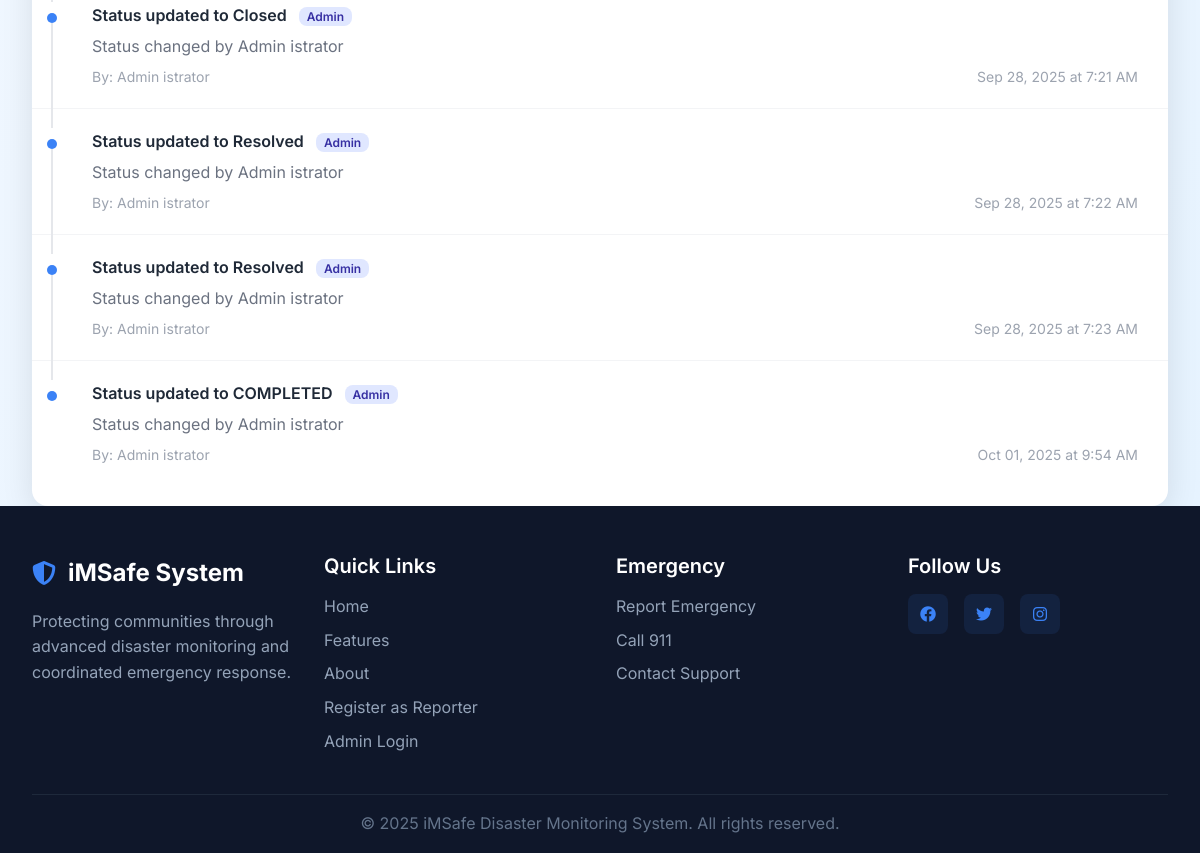
Page /track_report.php?tracking_id=DM20250927-75065C (lower part) on the earlier database version.
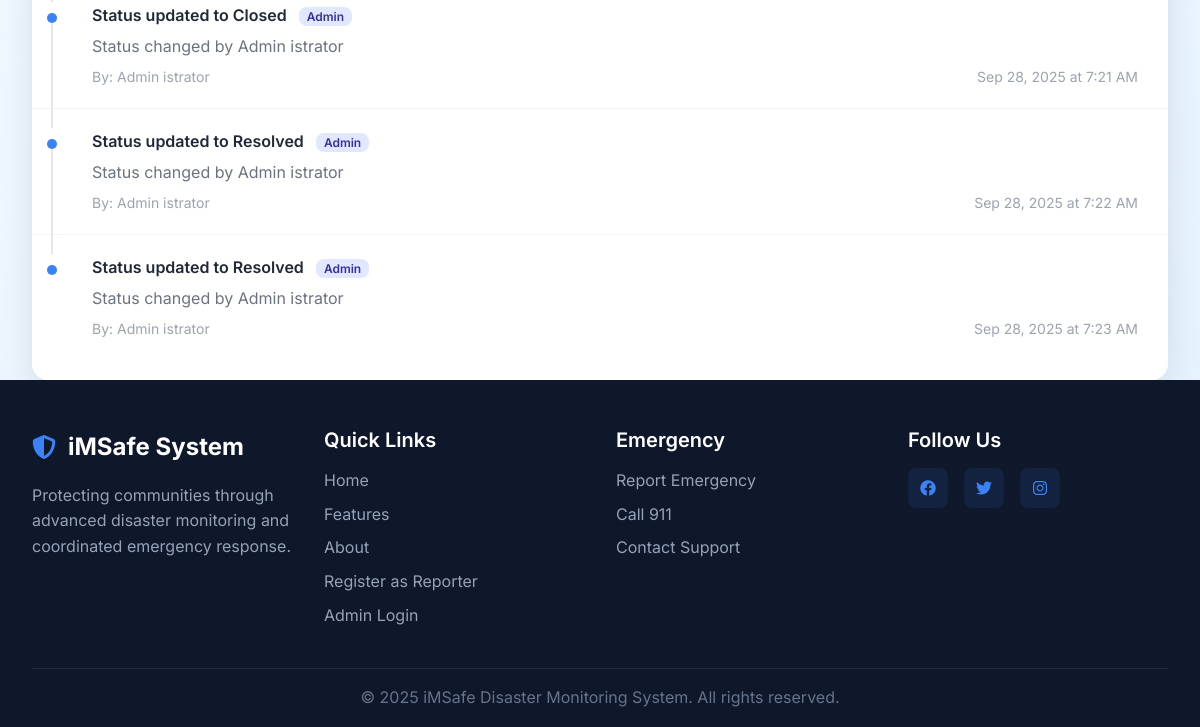
Same page on the later database version.
### tables this page shows
CREATE TABLE `disaster_updates` (
  `update_id` int(11) NOT NULL,
  `disaster_id` int(11) NOT NULL,
  `user_id` int(11) DEFAULT NULL,
  `update_type` enum('status_change','progress','escalation','resolution','general') DEFAULT 'general',
  `title` varchar(200) DEFAULT NULL,
  `description` text DEFAULT NULL,
  `status_from` enum('pending','assigned','acknowledged','in_progress','resolved','closed','escalated') DEFAULT NULL,
  `status_to` enum('pending','assigned','acknowledged','in_progress','resolved','closed','escalated') DEFAULT NULL,
  `is_public` tinyint(1) DEFAULT 0,
  `attachments` longtext DEFAULT NULL CHECK (json_valid(`attachments`)),
  `created_at` timestamp NOT NULL DEFAULT current_timestamp()
);

### track_report.php (the view, shortened to what the changed rows need)
<?php
require_once 'config/database.php';
$disaster_data = null;
$updates = [];
$auto_tracking_id = sanitizeInput($_GET['tracking_id'] ?? '');
if (($_SERVER['REQUEST_METHOD'] === 'POST' && isset($_POST['track_report'])) || !empty($auto_tracking_id)) {
    $tracking_id = !empty($auto_tracking_id) ? $auto_tracking_id : sanitizeInput($_POST['tracking_id'] ?? '');
    if (empty($tracking_id)) {
        $tracking_result = [
            'success' => false,
            'message' => 'Please enter a tracking ID.'
        ];
    } else {
        try {
            $disaster_stmt = $pdo->prepare("
                SELECT d.*, dt.type_name, l.lgu_name, l.contact_phone as lgu_phone,
                       CONCAT(u.first_name, ' ', u.last_name) as assigned_user_name
                FROM disasters d
                LEFT JOIN disaster_types dt ON d.type_id = dt.type_id
                LEFT JOIN lgus l ON d.assigned_lgu_id = l.lgu_id
                LEFT JOIN users u ON d.assigned_user_id = u.user_id
                WHERE d.tracking_id = ?
            ");
            $disaster_stmt->execute([$tracking_id]);
            $disaster_data = $disaster_stmt->fetch();
            if ($disaster_data) {
                $updates_stmt = $pdo->prepare("
                    SELECT du.*, CONCAT(u.first_name, ' ', u.last_name) as user_name, u.role as user_role
                    FROM disaster_updates du
                    LEFT JOIN users u ON du.user_id = u.user_id
                    WHERE du.disaster_id = ?
                    ORDER BY du.created_at ASC
                ");
                $updates_stmt->execute([$disaster_data['disaster_id']]);
                $updates = $updates_stmt->fetchAll();
            } else {
                $tracking_result = [
                    'success' => false,
                    'message' => 'No report found with this tracking ID. Please check and try again.'
                ];
            }
        } catch (Exception $e) {
            error_log("Tracking error: " . $e->getMessage());
            $tracking_result = [
                'success' => false,
                'message' => 'An error occurred while searching for your report. Please try again.'
            ];
        }
    }
}
?>
<!DOCTYPE html>
<html lang="en">
<head>
    <link rel="stylesheet" href="assets/css/style.css">
    <link rel="stylesheet" href="https://cdnjs.cloudflare.com/ajax/libs/font-awesome/6.4.0/css/all.min.css">
</head>
<body>
    <section class="tracking-page">
        <div class="container">
            <?php if ($disaster_data): ?>
                <div class="updates-section">
                    <div class="updates-list">
                        <?php if (empty($updates)): ?>
                            <div class="no-updates">
                                <i class="fas fa-clock" style="font-size: 2em; color: #d1d5db; margin-bottom: 15px;"></i>
                                <p>No public updates available yet. You will be notified when there are updates from the LGU.</p>
                            </div>
                        <?php else: ?>
                            <?php foreach ($updates as $update): ?>
                                <div class="update-item">
                                    <div class="update-content">
                                        <div class="update-title">
                                            <?php echo htmlspecialchars($update['title']); ?>
                                            <?php if (!empty($update['user_role']) && $update['user_role'] === 'admin'): ?>
                                                <span style="background:#e0e7ff;color:#3730a3;font-size:12px;padding:2px 8px;border-radius:8px;margin-left:8px;">Admin</span>
                                            <?php endif; ?>
                                        </div>
                                        <div class="update-description">
                                            <?php echo nl2br(htmlspecialchars($update['description'])); ?>
                                        </div>
                                        <div class="update-meta">
                                            <span>
                                                <?php if ($update['user_name']): ?>
                                                    By: <?php echo htmlspecialchars($update['user_name']); ?>
                                                <?php else: ?>
                                                    System Update
                                                <?php endif; ?>
                                            </span>
                                            <span>
                                                <?php echo date('M d, Y \a\t g:i A', strtotime($update['created_at'])); ?>
                                            </span>
                                        </div>
                                    </div>
                                </div>
                            <?php endforeach; ?>
                        <?php endif; ?>
                    </div>
                </div>
            <?php endif; ?>
        </div>
    </section>
</body>
</html>

Differences in the rows shown:
removed disaster_updates: title "Status updated to COMPLETED", description "Status changed by Admin istrator", user_name "Admin istrator", created_at "Oct 01, 2025 at 9:54 AM"
